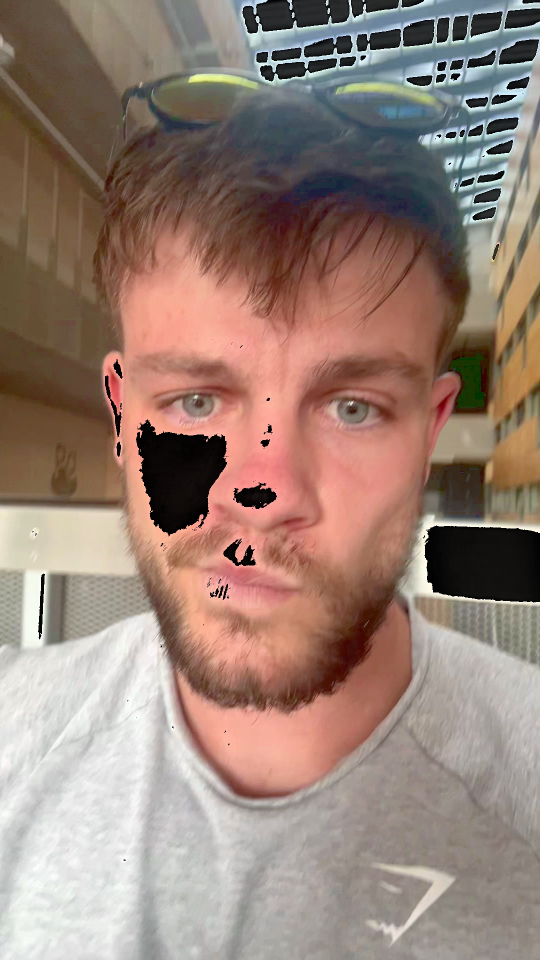
#> input picture backend/learnPhotos/blaz/bright_5.jpg, 1080 x 1920 px, given as the content of the folder learnPhotos/learnPhotos/blaz/bright_5.jpg, which was not available (shown at 1/2 size)
$ python learn.py learnPhotos/blaz/bright_5.jpg
#> lines starting #> are read from the running program, lines starting #| are printed output that depends on the picture; pictures that were not available may be replaced by others from this repository, and a replacement may not be noted
import ssl
ssl._create_default_https_context = ssl._create_unverified_context
import os
import sys
import io
import numpy as np
os.environ['TF_ENABLE_ONEDNN_OPTS'] = '0'
from tensorflow.keras.models import Sequential
from tensorflow.keras.layers import Conv2D, MaxPooling2D, Flatten, Dense, Dropout, Input, BatchNormalization, GlobalAveragePooling2D
from tensorflow.keras.optimizers import Adam
import cv2
from sklearn.preprocessing import LabelEncoder
from tensorflow.keras.applications import MobileNetV2
from tensorflow.keras.applications.mobilenet_v2 import preprocess_input

# Nastavi kodiranje standardnega izhoda na UTF-8
sys.stdout = io.TextIOWrapper(sys.stdout.buffer, encoding='utf8')

# Pot do slikovne mape
username = sys.argv[1]
data_dir = os.path.join('learnPhotos', username)
img_size = (224, 224)  # MobileNetV2 pričakuje vhodne slike velikosti 224x224
batch_size = 32

# Funkcija za zaznavanje in obrezovanje obraza na sliki
def detect_and_crop_face(image_path, target_size=img_size):
#> called with target_size = (224, 224)
    image = cv2.imread(image_path)
#> image is the input picture: shape (1920, 1080, 3); mean B, G, R 118.5, 129.4, 152.1
    image = cv2.GaussianBlur(image, (5, 5), 0)  # Uporabi Gaussianov filter za zmanjšanje šuma
    gray = cv2.cvtColor(image, cv2.COLOR_BGR2GRAY)
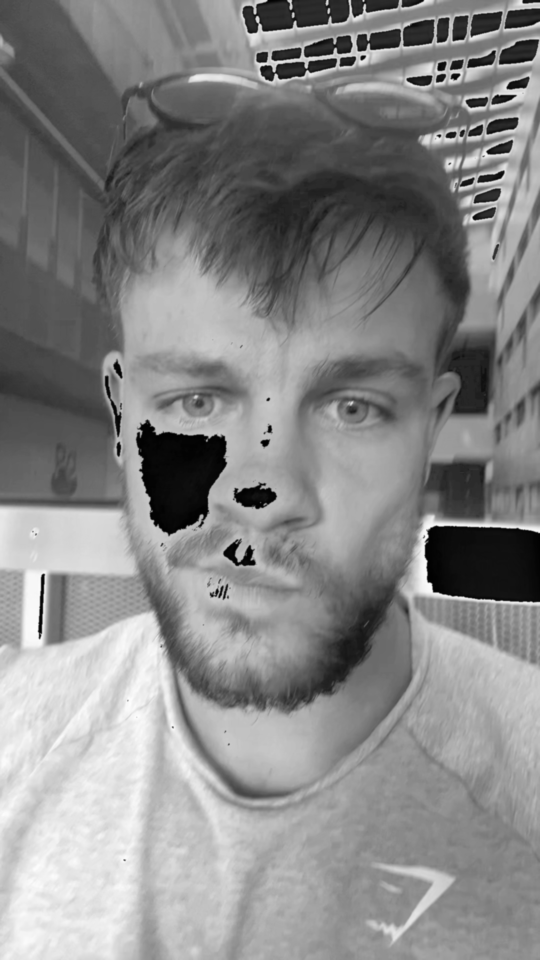
#> gray: shape (1920, 1080) (shown at 1/2 size); min 0, max 253, mean 134.9
    face_cascade = cv2.CascadeClassifier(cv2.data.haarcascades + 'haarcascade_frontalface_default.xml')
    faces = face_cascade.detectMultiScale(gray, scaleFactor=1.1, minNeighbors=5, minSize=(30, 30))
#> faces = [[426, 1691, 73, 73]]
    if len(faces) == 0:
        return None
    (x, y, w, h) = faces[0]
#> x = 426; y = 1691; w = 73; h = 73
    face = image[y:y+h, x:x+w]
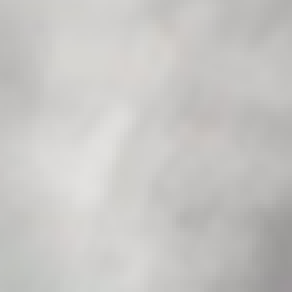
#> face: shape (73, 73, 3) (shown 4 times larger); mean B, G, R 196.2, 198.4, 199.5
    face = cv2.resize(face, target_size)
#> face: shape (224, 224, 3)
    return face

# Funkcija za nalaganje slik in pripravo oznak
def load_images_and_labels(data_dir):
    images = []
    labels = []
    files = os.listdir(data_dir)
    for filename in files:
        if filename.lower().endswith(('.jpg', '.jpeg', '.png')):
            img_path = os.path.join(data_dir, filename)
            try:
                face = detect_and_crop_face(img_path, img_size)
                if face is not None:
                    images.append(preprocess_input(face))  # Uporabi preprocess_input za MobileNetV2
#> (this line was passed over: tensorflow is not available in this run)
                    label = filename.split('_')[0]  # Predpostavka: ime datoteke je v obliki 'ime_številka.jpg'
                    labels.append(label)
            except Exception as e:
                print(f"Napaka pri nalaganju slike {filename}: {e}")
    return np.array(images), np.array(labels)

print("Nalaganje slik in oznak...")
images, labels = load_images_and_labels(data_dir)
#> images = empty array
print(f"Število naloženih slik: {len(images)}")

# Pretvorba oznak v številčne vrednosti
label_encoder = LabelEncoder()
labels = label_encoder.fit_transform(labels)
#> labels = [0]

# Razdelitev podatkov na učni in testni set
def train_test_split_manual(images, labels, test_size=0.2):
#> called with images = array of shape (0,), labels = array of shape (1,), test_size = 0.2
    np.random.seed(42)
    indices = np.arange(len(images))
#> indices = empty array
    np.random.shuffle(indices)

    split_index = int(len(images) * (1 - test_size))
#> split_index = 0

    train_indices = indices[:split_index]
#> train_indices = empty array
    test_indices = indices[split_index:]
#> test_indices = empty array

    X_train = images[train_indices]
#> X_train = empty array
    X_test = images[test_indices]
#> X_test = empty array
    y_train = labels[train_indices]
#> y_train = empty array
    y_test = labels[test_indices]
#> y_test = empty array

    return X_train, X_test, y_train, y_test

print("Razdelitev podatkov...")
X_train, X_test, y_train, y_test = train_test_split_manual(images, labels, test_size=0.2)
#> X_train = empty array; X_test = empty array; y_train = empty array; y_test = empty array

num_classes = len(np.unique(labels))
#> num_classes = 1
print(f"Number of classes: {num_classes}")

# Definicija modela z uporabo MobileNetV2
def build_model(num_classes):
#> (the run stopped early here; a loop or call above may not have finished)

$ run again, on backend/learnPhotos/blazbracko/bright_11.jpg
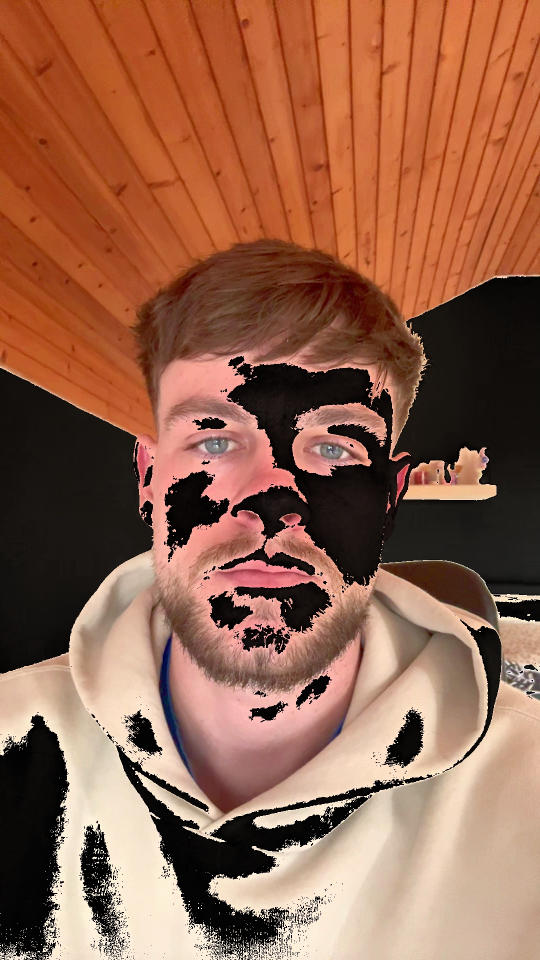
#> input picture backend/learnPhotos/blazbracko/bright_11.jpg, 1080 x 1920 px, given as the content of the folder learnPhotos/learnPhotos/blazbracko/bright_11.jpg, which was not available (shown at 1/2 size)
#> in detect_and_crop_face, image is the input picture: shape (1920, 1080, 3); mean B, G, R 76.4, 99.4, 147.6
#> in detect_and_crop_face, `gray = cv2.cvtColor(image, cv2.COLOR_BGR2GRAY)`:
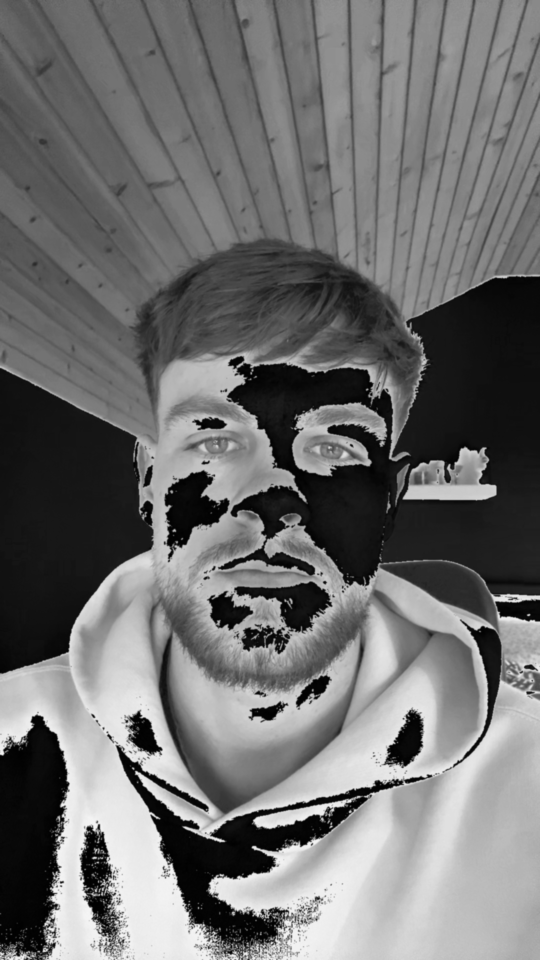
#> gray: shape (1920, 1080) (shown at 1/2 size); min 0, max 245, mean 111.2
#> faces = ()

$ run again, on backend/learnPhotos/neza/bright_12.jpg
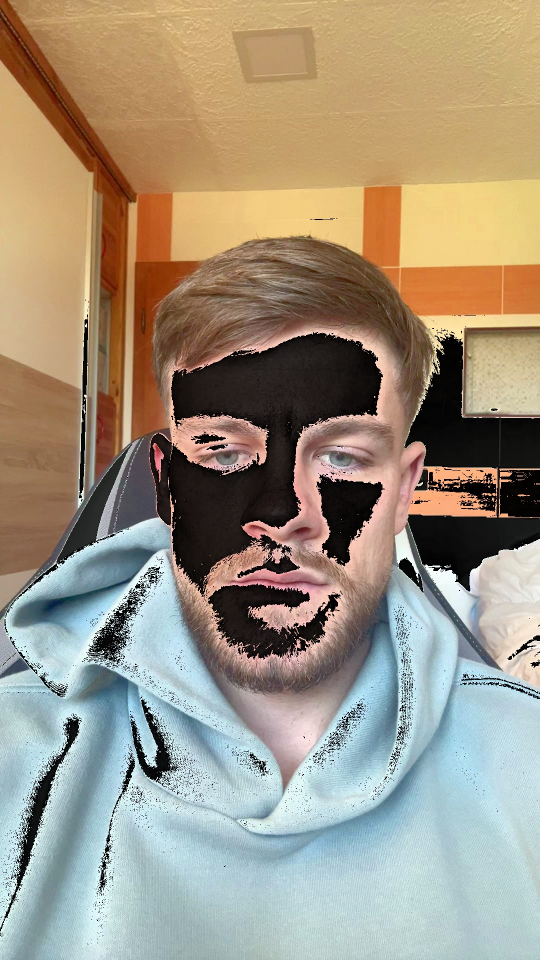
#> input picture backend/learnPhotos/neza/bright_12.jpg, 1080 x 1920 px, given as the content of the folder learnPhotos/learnPhotos/neza/bright_12.jpg, which was not available (shown at 1/2 size)
#> in detect_and_crop_face, image is the input picture: shape (1920, 1080, 3); mean B, G, R 128.5, 147.4, 158.9
#> in detect_and_crop_face, `gray = cv2.cvtColor(image, cv2.COLOR_BGR2GRAY)`:
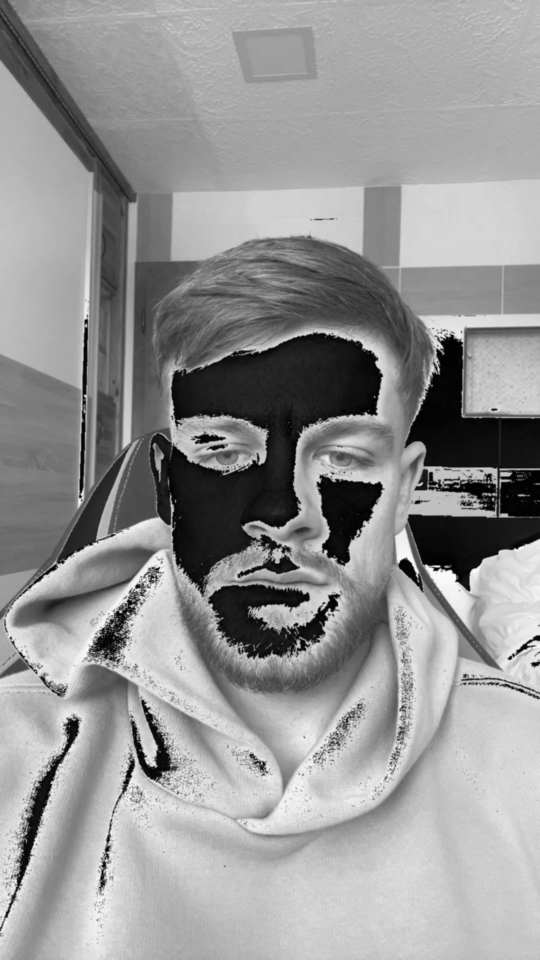
#> gray: shape (1920, 1080) (shown at 1/2 size); min 0, max 252, mean 148.7
#> faces = ()
